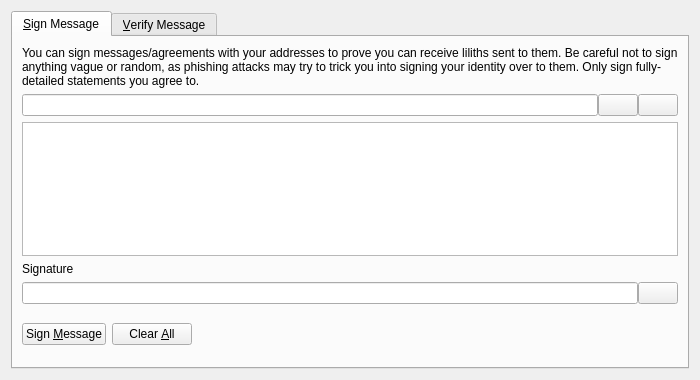
<?xml version="1.0" encoding="UTF-8"?>
<ui version="4.0">
 <class>SignVerifyMessageDialog</class>
 <widget class="QDialog" name="SignVerifyMessageDialog">
  <property name="geometry">
   <rect>
    <x>0</x>
    <y>0</y>
    <width>700</width>
    <height>380</height>
   </rect>
  </property>
  <property name="windowTitle">
   <string>Signatures - Sign / Verify a Message</string>
  </property>
  <property name="modal">
   <bool>true</bool>
  </property>
  <layout class="QVBoxLayout" name="verticalLayout">
   <item>
    <widget class="QTabWidget" name="tabWidget">
     <property name="currentIndex">
      <number>0</number>
     </property>
     <widget class="QWidget" name="tabSignMessage">
      <attribute name="title">
       <string>&amp;Sign Message</string>
      </attribute>
      <layout class="QVBoxLayout" name="verticalLayout_SM">
       <item>
        <widget class="QLabel" name="infoLabel_SM">
         <property name="text">
          <string>You can sign messages/agreements with your addresses to prove you can receive liliths sent to them. Be careful not to sign anything vague or random, as phishing attacks may try to trick you into signing your identity over to them. Only sign fully-detailed statements you agree to.</string>
         </property>
         <property name="textFormat">
          <enum>Qt::PlainText</enum>
         </property>
         <property name="wordWrap">
          <bool>true</bool>
         </property>
        </widget>
       </item>
       <item>
        <layout class="QHBoxLayout" name="horizontalLayout_1_SM">
         <property name="spacing">
          <number>0</number>
         </property>
         <item>
          <widget class="QValidatedLineEdit" name="addressIn_SM">
           <property name="toolTip">
            <string>The Lilith address to sign the message with</string>
           </property>
          </widget>
         </item>
         <item>
          <widget class="QPushButton" name="addressBookButton_SM">
           <property name="toolTip">
            <string>Choose previously used address</string>
           </property>
           <property name="text">
            <string/>
           </property>
           <property name="icon">
            <iconset resource="../bitcoin.qrc">
             <normaloff>:/icons/address-book</normaloff>:/icons/address-book</iconset>
           </property>
           <property name="shortcut">
            <string>Alt+A</string>
           </property>
           <property name="autoDefault">
            <bool>false</bool>
           </property>
          </widget>
         </item>
         <item>
          <widget class="QPushButton" name="pasteButton_SM">
           <property name="toolTip">
            <string>Paste address from clipboard</string>
           </property>
           <property name="text">
            <string/>
           </property>
           <property name="icon">
            <iconset resource="../bitcoin.qrc">
             <normaloff>:/icons/editpaste</normaloff>:/icons/editpaste</iconset>
           </property>
           <property name="shortcut">
            <string>Alt+P</string>
           </property>
           <property name="autoDefault">
            <bool>false</bool>
           </property>
          </widget>
         </item>
        </layout>
       </item>
       <item>
        <widget class="QPlainTextEdit" name="messageIn_SM">
         <property name="toolTip">
          <string>Enter the message you want to sign here</string>
         </property>
        </widget>
       </item>
       <item>
        <widget class="QLabel" name="signatureLabel_SM">
         <property name="text">
          <string>Signature</string>
         </property>
         <property name="textFormat">
          <enum>Qt::PlainText</enum>
         </property>
        </widget>
       </item>
       <item>
        <layout class="QHBoxLayout" name="horizontalLayout_2_SM">
         <property name="spacing">
          <number>0</number>
         </property>
         <item>
          <widget class="QLineEdit" name="signatureOut_SM">
           <property name="font">
            <font>
             <italic>true</italic>
            </font>
           </property>
           <property name="readOnly">
            <bool>true</bool>
           </property>
          </widget>
         </item>
         <item>
          <widget class="QPushButton" name="copySignatureButton_SM">
           <property name="toolTip">
            <string>Copy the current signature to the system clipboard</string>
           </property>
           <property name="text">
            <string/>
           </property>
           <property name="icon">
            <iconset resource="../bitcoin.qrc">
             <normaloff>:/icons/editcopy</normaloff>:/icons/editcopy</iconset>
           </property>
           <property name="autoDefault">
            <bool>false</bool>
           </property>
          </widget>
         </item>
        </layout>
       </item>
       <item>
        <layout class="QHBoxLayout" name="horizontalLayout_3_SM">
         <item>
          <widget class="QPushButton" name="signMessageButton_SM">
           <property name="toolTip">
            <string>Sign the message to prove you own this Lilith address</string>
           </property>
           <property name="text">
            <string>Sign &amp;Message</string>
           </property>
           <property name="icon">
            <iconset resource="../bitcoin.qrc">
             <normaloff>:/icons/edit</normaloff>:/icons/edit</iconset>
           </property>
           <property name="autoDefault">
            <bool>false</bool>
           </property>
          </widget>
         </item>
         <item>
          <widget class="QPushButton" name="clearButton_SM">
           <property name="toolTip">
            <string>Reset all sign message fields</string>
           </property>
           <property name="text">
            <string>Clear &amp;All</string>
           </property>
           <property name="icon">
            <iconset resource="../bitcoin.qrc">
             <normaloff>:/icons/remove</normaloff>:/icons/remove</iconset>
           </property>
           <property name="autoDefault">
            <bool>false</bool>
           </property>
          </widget>
         </item>
         <item>
          <spacer name="horizontalSpacer_1_SM">
           <property name="orientation">
            <enum>Qt::Horizontal</enum>
           </property>
           <property name="sizeHint" stdset="0">
            <size>
             <width>40</width>
             <height>48</height>
            </size>
           </property>
          </spacer>
         </item>
         <item>
          <widget class="QLabel" name="statusLabel_SM">
           <property name="font">
            <font>
             <weight>75</weight>
             <bold>true</bold>
            </font>
           </property>
           <property name="text">
            <string/>
           </property>
           <property name="wordWrap">
            <bool>true</bool>
           </property>
          </widget>
         </item>
         <item>
          <spacer name="horizontalSpacer_2_SM">
           <property name="orientation">
            <enum>Qt::Horizontal</enum>
           </property>
           <property name="sizeHint" stdset="0">
            <size>
             <width>40</width>
             <height>48</height>
            </size>
           </property>
          </spacer>
         </item>
        </layout>
       </item>
      </layout>
     </widget>
     <widget class="QWidget" name="tabVerifyMessage">
      <attribute name="title">
       <string>&amp;Verify Message</string>
      </attribute>
      <layout class="QVBoxLayout" name="verticalLayout_VM">
       <item>
        <widget class="QLabel" name="infoLabel_VM">
         <property name="text">
          <string>Enter the receiver's address, message (ensure you copy line breaks, spaces, tabs, etc. exactly) and signature below to verify the message. Be careful not to read more into the signature than what is in the signed message itself, to avoid being tricked by a man-in-the-middle attack. Note that this only proves the signing party receives with the address, it cannot prove sendership of any transaction!</string>
         </property>
         <property name="textFormat">
          <enum>Qt::PlainText</enum>
         </property>
         <property name="alignment">
          <set>Qt::AlignLeading|Qt::AlignLeft|Qt::AlignTop</set>
         </property>
         <property name="wordWrap">
          <bool>true</bool>
         </property>
        </widget>
       </item>
       <item>
        <layout class="QHBoxLayout" name="horizontalLayout_1_VM">
         <property name="spacing">
          <number>0</number>
         </property>
         <item>
          <widget class="QValidatedLineEdit" name="addressIn_VM">
           <property name="toolTip">
            <string>The Lilith address the message was signed with</string>
           </property>
          </widget>
         </item>
         <item>
          <widget class="QPushButton" name="addressBookButton_VM">
           <property name="toolTip">
            <string>Choose previously used address</string>
           </property>
           <property name="text">
            <string/>
           </property>
           <property name="icon">
            <iconset resource="../bitcoin.qrc">
             <normaloff>:/icons/address-book</normaloff>:/icons/address-book</iconset>
           </property>
           <property name="shortcut">
            <string>Alt+A</string>
           </property>
           <property name="autoDefault">
            <bool>false</bool>
           </property>
          </widget>
         </item>
        </layout>
       </item>
       <item>
        <widget class="QPlainTextEdit" name="messageIn_VM"/>
       </item>
       <item>
        <widget class="QValidatedLineEdit" name="signatureIn_VM"/>
       </item>
       <item>
        <layout class="QHBoxLayout" name="horizontalLayout_2_VM">
         <item>
          <widget class="QPushButton" name="verifyMessageButton_VM">
           <property name="toolTip">
            <string>Verify the message to ensure it was signed with the specified Lilith address</string>
           </property>
           <property name="text">
            <string>Verify &amp;Message</string>
           </property>
           <property name="icon">
            <iconset resource="../bitcoin.qrc">
             <normaloff>:/icons/transaction_0</normaloff>:/icons/transaction_0</iconset>
           </property>
           <property name="autoDefault">
            <bool>false</bool>
           </property>
          </widget>
         </item>
         <item>
          <widget class="QPushButton" name="clearButton_VM">
           <property name="toolTip">
            <string>Reset all verify message fields</string>
           </property>
           <property name="text">
            <string>Clear &amp;All</string>
           </property>
           <property name="icon">
            <iconset resource="../bitcoin.qrc">
             <normaloff>:/icons/remove</normaloff>:/icons/remove</iconset>
           </property>
           <property name="autoDefault">
            <bool>false</bool>
           </property>
          </widget>
         </item>
         <item>
          <spacer name="horizontalSpacer_1_VM">
           <property name="orientation">
            <enum>Qt::Horizontal</enum>
           </property>
           <property name="sizeHint" stdset="0">
            <size>
             <width>40</width>
             <height>48</height>
            </size>
           </property>
          </spacer>
         </item>
         <item>
          <widget class="QLabel" name="statusLabel_VM">
           <property name="font">
            <font>
             <weight>75</weight>
             <bold>true</bold>
            </font>
           </property>
           <property name="text">
            <string/>
           </property>
           <property name="wordWrap">
            <bool>true</bool>
           </property>
          </widget>
         </item>
         <item>
          <spacer name="horizontalSpacer_2_VM">
           <property name="orientation">
            <enum>Qt::Horizontal</enum>
           </property>
           <property name="sizeHint" stdset="0">
            <size>
             <width>40</width>
             <height>48</height>
            </size>
           </property>
          </spacer>
         </item>
        </layout>
       </item>
      </layout>
     </widget>
    </widget>
   </item>
  </layout>
 </widget>
 <customwidgets>
  <customwidget>
   <class>QValidatedLineEdit</class>
   <extends>QLineEdit</extends>
   <header>qvalidatedlineedit.h</header>
  </customwidget>
 </customwidgets>
 <resources>
  <include location="../bitcoin.qrc"/>
 </resources>
 <connections/>
</ui>
